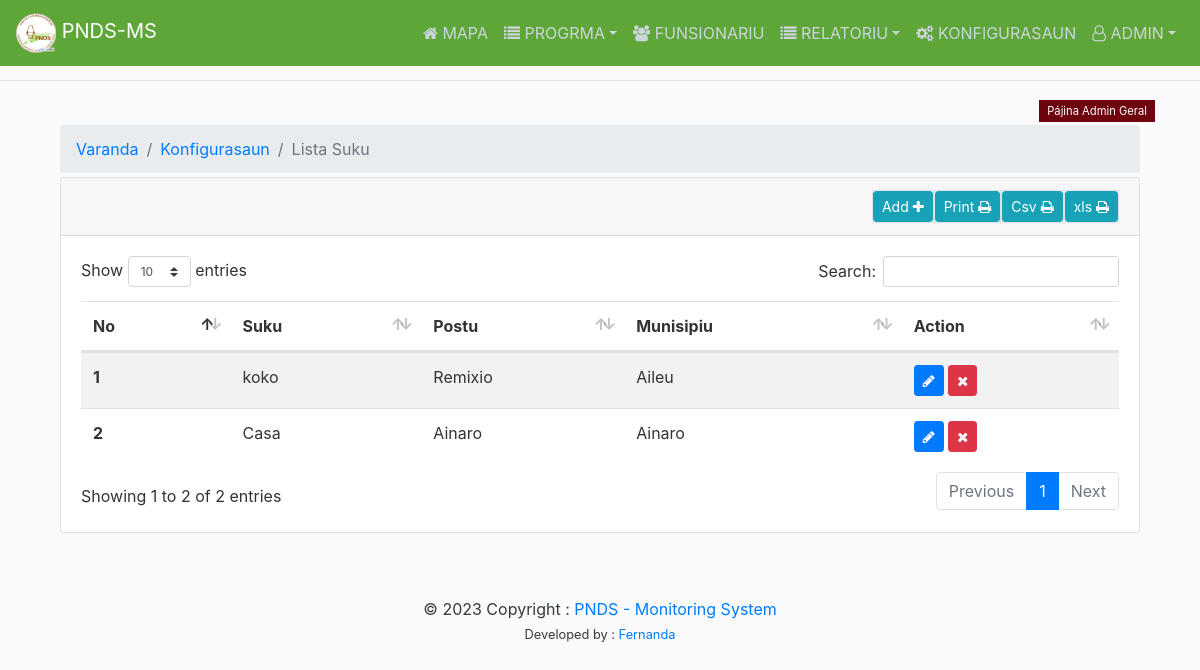
Page /custom/lista-suku/ (signed in) on the committed database.
### custom/models.py (models this page shows, shortened)
class Village(models.Model):
	administrativepost = models.ForeignKey(AdministrativePost, on_delete=models.CASCADE, null=True)
	name = models.CharField(max_length=100)

class AdministrativePost(models.Model):
	municipality = models.ForeignKey(Municipality, on_delete=models.CASCADE, null=True)
	name = models.CharField(max_length=100)

class Municipality(models.Model):
	code = models.CharField(max_length=5, null=True, blank = True)
	name = models.CharField(max_length=100)
	hckey = models.CharField(max_length=32, null=True ,  blank = True)

### users/decorators.py (the view)
		def wrapper_func(request, *args, **kwargs):
			group = None
			if request.user.groups.exists():
				group = request.user.groups.all()[0].name
			if group in allowed_roles:
				return view_func(request, *args, **kwargs)
			else:
				return render(request, 'auth/404.html')

### custom/views.py (called while the page is built)
@login_required()
@allowed_users(allowed_roles=['admin'])
def ListaSuku(request):
	group = request.user.groups.all()[0].name
	suku = Village.objects.all()
	context = {
		'group':group,
		'suku':suku,
		'sukuActive':"active",
		'title':"Lista Suku",
	}
	return render(request,'listasuku.html',context)

### custom/templates/listasuku.html (shortened to what this page needs)
{% extends 'main/layout.html' %}
{% load static %}
{% block content %}
<section class="container">
        <div class="container-fluid">
          <header>
            <ol class="breadcrumb mb-1 mt-1">
              <li class="breadcrumb-item"><a href="{% url 'home' %}">Varanda</a></li>
              <li class="breadcrumb-item"><a href="{% url 'konfigurasaun' %}">Konfigurasaun</a></li>
              <li class="breadcrumb-item active" aria-current="page">{{title}}</li>
            </ol>
          </header>
          <div class="row">
            <div class="col-lg-12">
              <div class="card">
                <div class="card-header d-flex justify-content-end text-center">
                  <div class="text-center border">
                    <a href="{% url 'addSuku' %}" class="btn btn-sm btn-info" title="Add Data">Add <i class="fa fa-plus"></i></a>
                  </div>
                  <div class="text-center border">
                    <a href="{% url 'home' %}" target="_blank" class="btn btn-sm btn-info" title="Print Data">Print <i class="fa fa-print"></i></a>
                  </div>
                  <div class="text-center border">
                    <a href="{% url 'home' %}" class="btn btn-sm btn-info" title="Print Data">Csv <i class="fa fa-print"></i></a>
                  </div>
                  <div class="text-center border">
                    <a href="{% url 'home' %}" class="btn btn-sm btn-info" title="Print Data">xls <i class="fa fa-print"></i></a>
                  </div>
                </div>
                <div class="card-body">
                  <div class="table-responsive">
                    <table id="example"  class="table table-hover table-striped w-100">
                      <thead>
                        <tr>
                          <th>No</th>
                          <th>Suku</th>
                          <th>Postu</th>
                          <th>Munisipiu</th>
                          <th>Action</th>
                        </tr>
                      </thead>
                      <tbody>
                        {% for data in suku %}
                        <tr>
                          <th scope="row">{{ forloop.counter }}</th>
                          <td>{{ data.name}}</td>
                          <td>{{ data.administrativepost.name}}</td>
                          <td>{{ data.administrativepost.municipality.name}}</td>
                          <td><a href="{% url 'updateSuku' data.id %}" class="btn btn-sm btn-primary" title="Update"><i class="fa fa-pencil"></i></a> <button type="button" class="btn btn-sm btn-danger" data-toggle="modal" data-target="#delete-{{ data.id }}" style="text-decoration: none"><i class="fa fa-remove"></i></button></td>
                        </tr>
                        {% endfor %}
                      </tbody>
                    </table>
                  </div>
                </div>
              </div>
            </div>
          </div>
        </div>
      </section>
{% endblock %}

### main/templates/navbar/navbarAdmin.html (shortened to what this page needs)
    <div class="collapse navbar-collapse" id="navbarsExampleDefault">
      <ul class="navbar-nav ml-auto">
        <li class="nav-item {{active_maps}}"><a class="nav-link" href="{% url 'home' %}"><i class="fa fa-home"></i> MAPA </a></li>
        <li class="nav-item dropdown">
          <a class="nav-link dropdown-toggle {{active_programa}}" href="#" id="programa" data-toggle="dropdown" aria-haspopup="true" aria-expanded="false"><i class="fa fa-list"></i> PROGRMA</a>
        </li>
        <li class="nav-item {{active_funsionariu}}"><a class="nav-link" href="{% url 'ListaFunsionariu' %}"><i class="fa fa-users"></i> FUNSIONARIU </a></li>
        <li class="nav-item dropdown">
          <a class="nav-link dropdown-toggle {{active_relatoriu}}" href="#" id="relatoriu" data-toggle="dropdown" aria-haspopup="true" aria-expanded="false"><i class="fa fa-list"></i> RELATORIU</a>
        </li>
        <li class="nav-item"><a class="nav-link" href="{% url 'userlist' %}"><i class="fa fa-cogs"></i> KONFIGURASAUN </a></li>
        <li class="nav-item dropdown">
          <a class="nav-link dropdown-toggle" href="#" id="profile" data-toggle="dropdown" aria-haspopup="true" aria-expanded="false"><i class="fa fa-user-o"></i> {{ request.user.username|upper }}</a>
        </li>
      </ul>
    </div>

### static/main/css/main.css (style rules this page uses)
body { background: #fafafa; color: #333333; margin-top: 5rem; }
.site-header .navbar-nav { color: #cbd5db; }
.site-header .navbar-nav .nav-link { color: #cbd5db; padding-right: .5rem !important; padding-left: .5rem !important; }

### rows in the picture
Village: name "koko", administrativepost.name "Remixio", administrativepost.municipality.name "Aileu"
Village: name "Casa", administrativepost.name "Ainaro", administrativepost.municipality.name "Ainaro"

### other values in the picture
{{ request.user.username|upper }} "ADMIN"
{{ title }} "Lista Suku"
